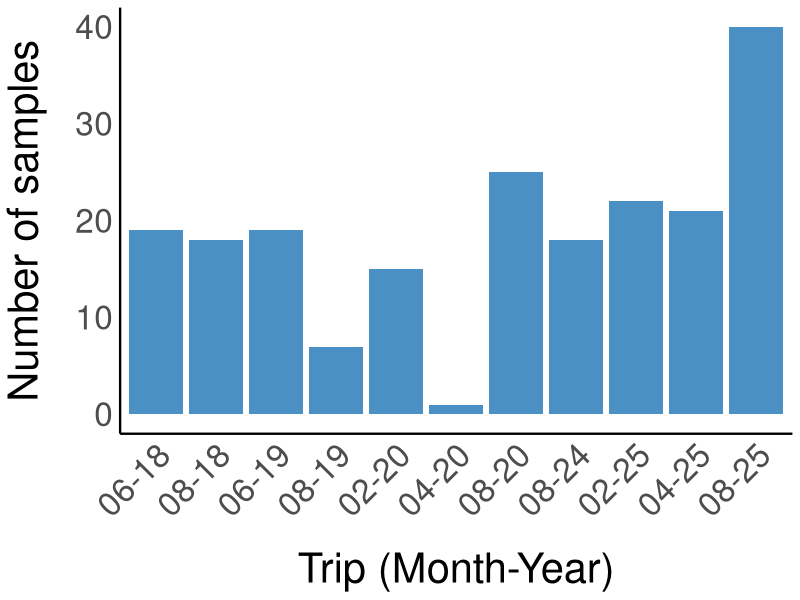
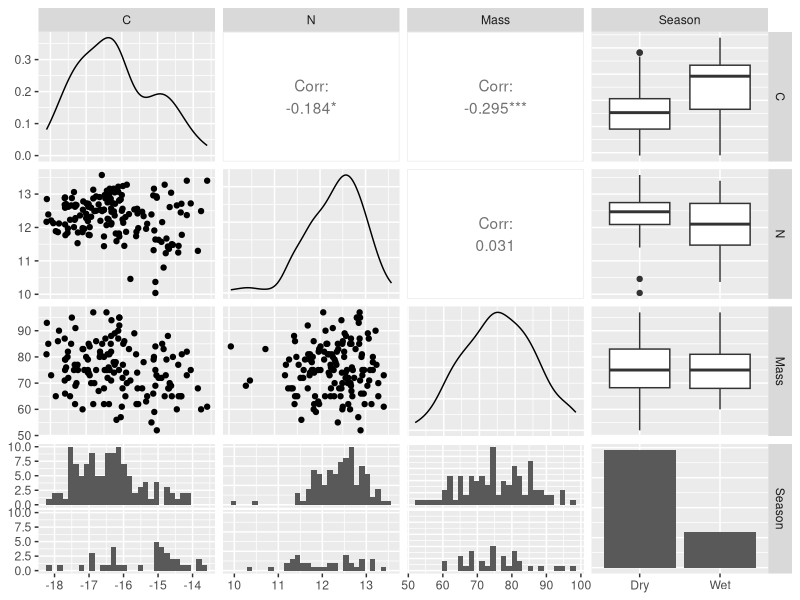
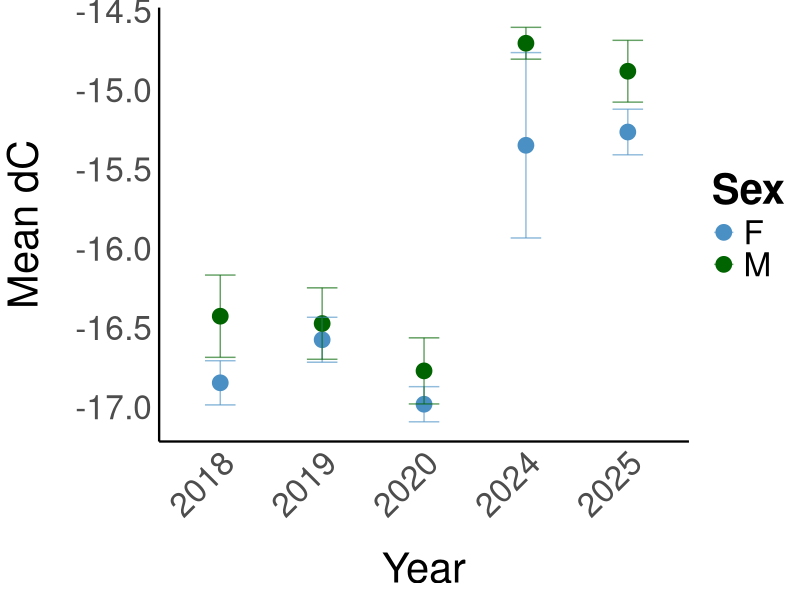
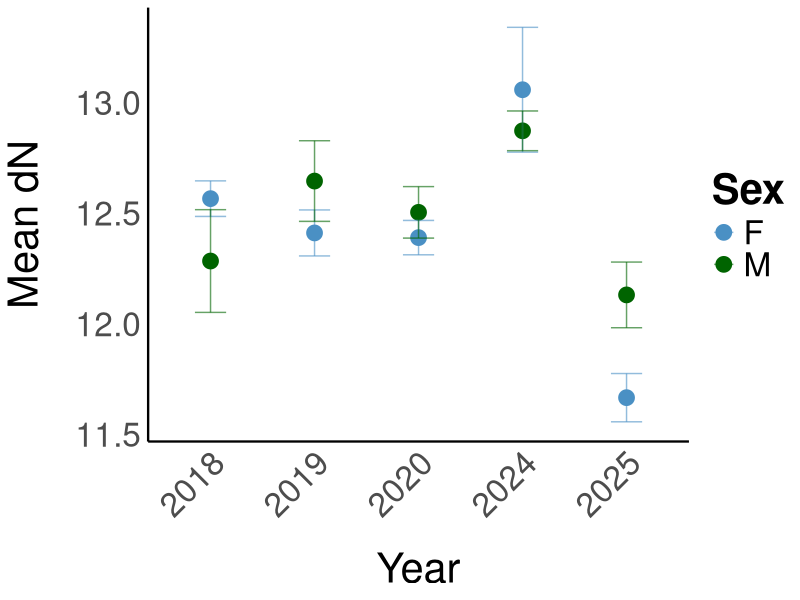
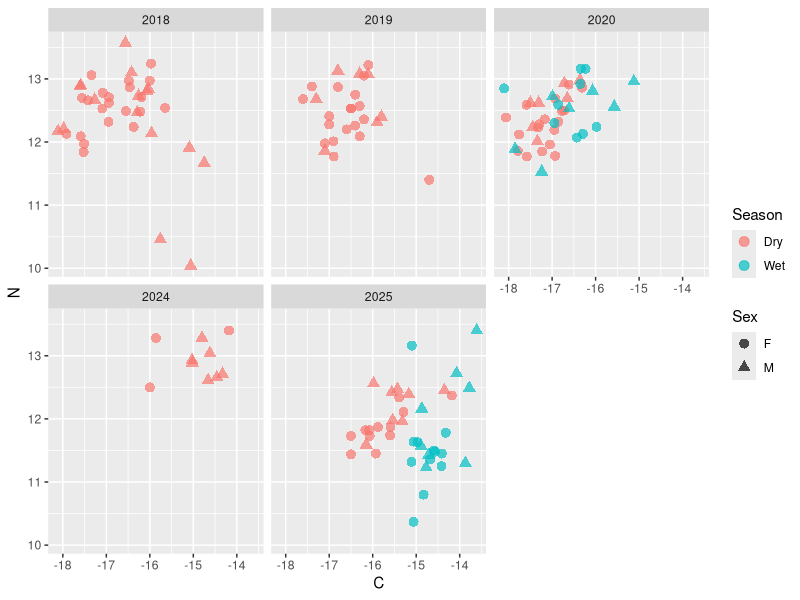
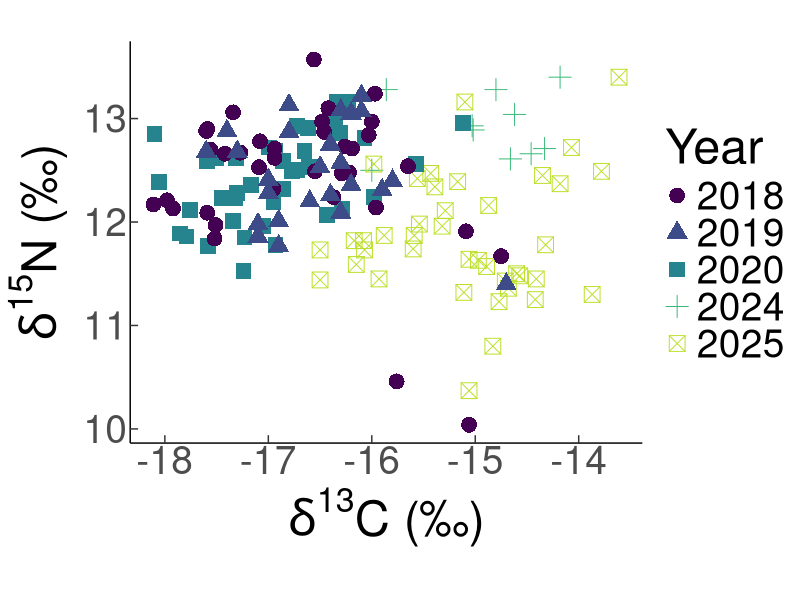
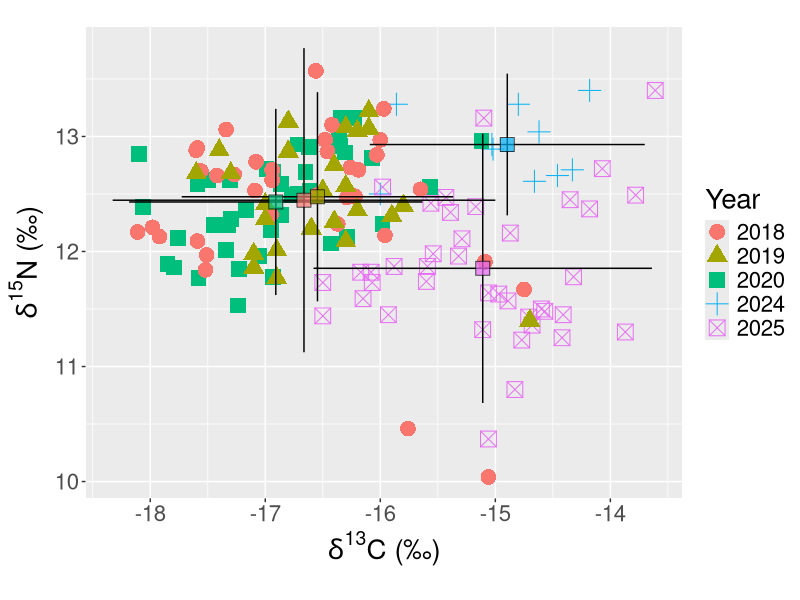
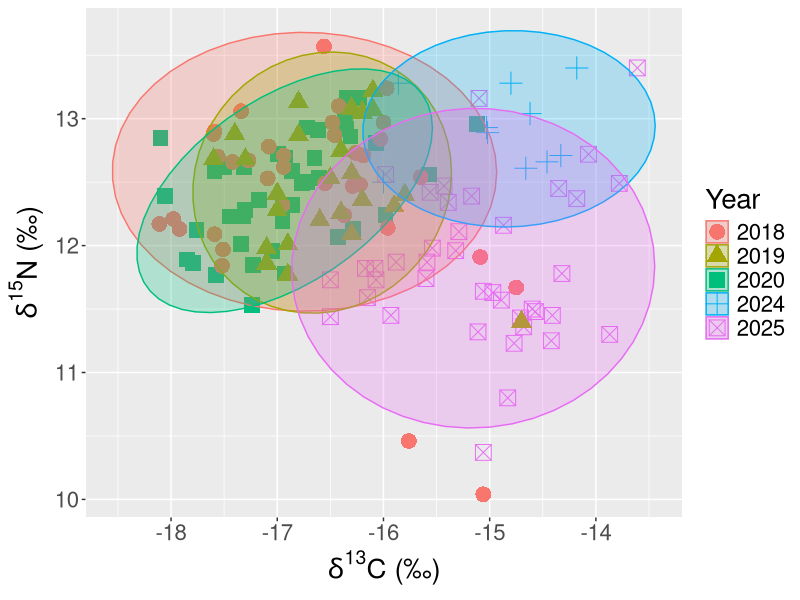

Here is the R script that generated these plots, in order:
## ---- chunk 1
#| include: false
library(patchwork)
library(broom)
library(tidyverse)
library(GGally)

my_theme <- theme_minimal() +
  theme(
    axis.title.x = element_text(size = 30, margin = margin(t = 20)),
    axis.title.y = element_text(size = 30, margin = margin(r = 20)),
    axis.text.x = element_text(size = 24),
    axis.text.y = element_text(size = 24),
    panel.grid.major = element_blank(),
    panel.grid.minor = element_blank(),
    panel.background = element_blank(),
    plot.background = element_blank(),
    legend.title = element_text(size = 30, face = "bold"),
    legend.text = element_text(size = 24),
    strip.text = element_text(size = 30, face = "bold"),
    axis.line = element_line(colour = "black", linewidth = 0.8)) 

cbf <- c("orange", "#56B4E9", "#009E73", "#F0E442","pink")

## ---- chunk 2
#| echo: true
lab_outputs<-read.csv("Lab_outputs.csv",header=TRUE)
head(lab_outputs)
lab_outputs <- lab_outputs[, 1:(ncol(lab_outputs) - 4)]

metadata<-read.csv("Metadata.csv",header=TRUE)
metadata <- metadata[, 1:(ncol(metadata) - 88)]
metadata <- metadata %>%
  mutate(Turtle_ID = row_number())

lab_outputs <- lab_outputs %>%
  mutate(Sample_ID = case_when(
    Sample_type == "Blood" ~ sub("^RBC([0-9]+)[a-zA-Z]$", "\\1", Sample_name), 
    Sample_type == "Skin"  ~ Sample_name,                       
    TRUE ~ Sample_name
  ))
head(lab_outputs)

blood_labs <- lab_outputs %>%
  filter(Sample_type == "Blood") %>%
  mutate(Sample_ID = as.integer(Sample_ID)) %>%
  left_join(metadata %>% select(Blood_RB, Sex, Life_stage, Date, Mass, Adipose_perc,Turtle_ID),
            by = c("Sample_ID" = "Blood_RB")) %>%
  mutate(Sample_ID = as.character(Sample_ID))

skin_labs <- lab_outputs %>%
  filter(Sample_type == "Skin") %>%
  left_join(metadata %>% select(Biopsy_no, Genetics_no, Sex, Life_stage, Date, Mass,Adipose_perc,Turtle_ID) %>%
              pivot_longer(c(Biopsy_no, Genetics_no), values_to = "Sample_ID") %>%
              select(-name),
            by = "Sample_ID")

SIA_full <- bind_rows(blood_labs, skin_labs) %>%
  select(-Sample_ID)

SIA_full <- SIA_full %>%
  mutate(
    Month = month(Date),
    Season = if_else(Month %in% 11:12 | Month %in% 1:4, "Wet", "Dry")
  )
SIA_full$Date <- as.Date(SIA_full$Date, format = "%d/%m/%Y")
SIA_full$Year <- year(SIA_full$Date)
SIA_full$Year <- as.factor(SIA_full$Year)
SIA_full <- SIA_full %>%
  mutate(Mass = as.numeric(Mass))

head(SIA_full)
## ---- chunk 3
SIA_full %>%
  group_by(Sample_type, Sex, Season) %>%
  summarise(
    mean_C = round(mean(C, na.rm = TRUE), 2),
    sd_C   = round(sd(C, na.rm = TRUE), 2),
    mean_N = round(mean(N, na.rm = TRUE), 2),
    sd_N   = round(sd(N, na.rm = TRUE), 2),
    n      = n(),
    .groups = "drop"
  )
## ---- chunk 4

SIA_full <- SIA_full %>%
  mutate(Month_Year = format(Date, "%m-%y")) %>%
  mutate(Month_Year = factor(Month_Year, levels = unique(Month_Year[order(Date)])))
SIA_full %>%
  ggplot(aes(x = Month_Year)) +
  geom_bar(fill = "#4A90C4") +
  labs(
    x = "Trip (Month-Year)",
    y = "Number of samples"
  ) +
  my_theme +
  theme(axis.text.x = element_text(angle = 45, hjust = 1))
## ---- chunk 5
#| echo: true

SIA_biopsy<-SIA_full[SIA_full$Sample_type=="Skin",]
## ---- chunk 6
SIA_biopsy %>%
  select(C, N, Mass, Season) %>%
  ggpairs()
## ---- chunk 7
SIA_biopsy %>%
  group_by(Year, Sex) %>%
  summarise(mean_C = mean(C, na.rm = TRUE),
            se_C = sd(C, na.rm = TRUE) / sqrt(n()),
            n = n(),
            .groups = "drop") %>%
  ggplot(aes(x = Year, y = mean_C, colour = Sex, group = Sex)) +
  geom_point(size = 5) +
  geom_errorbar(aes(ymin = mean_C - se_C, ymax = mean_C + se_C), width = 0.3, alpha = 0.6)+
  scale_colour_manual(values = c("#4A90C4", "darkgreen")) +
  labs(
    x = "Year",
    y = "Mean dC",
    colour = "Sex"
  ) +
  my_theme + 
  theme(axis.text.x = element_text(angle = 45, hjust = 1))

SIA_biopsy %>%
  group_by(Year, Sex) %>%
  summarise(mean_N = mean(N, na.rm = TRUE),
            se_N = sd(N, na.rm = TRUE) / sqrt(n()),
            n = n(),
            .groups = "drop") %>%
  ggplot(aes(x = Year, y = mean_N, colour = Sex, group = Sex)) +
  geom_point(size = 5) +
  geom_errorbar(aes(ymin = mean_N - se_N, ymax = mean_N + se_N), width = 0.3, alpha = 0.6)+
  scale_colour_manual(values = c("#4A90C4", "darkgreen")) +  
  labs(
    x = "Year",
    y = "Mean dN",
    colour = "Sex"
  ) +
  my_theme + 
  theme(axis.text.x = element_text(angle = 45, hjust = 1))

## ---- chunk 8
#| echo: true
SIA_biopsy %>%
  ggplot(aes(x = C, y = N, colour = Season, shape = Sex)) +
  geom_point(size = 3, alpha = 0.7) +
  facet_wrap(~Year)

first.plot <- ggplot(data = SIA_biopsy, 
                   mapping = aes(x = C, 
                                 y = N)) + 
  geom_point(aes(color = Year, shape = Year), size = 5) +
  ylab(expression(paste(delta^{15}, "N (\u2030)"))) +
  xlab(expression(paste(delta^{13}, "C (\u2030)"))) + 
  theme(text = element_text(size=20))

classic.first.plot <- first.plot + theme_classic() + 
  theme(text = element_text(size=35)) + 
  coord_equal() + 
  theme(axis.ticks.length = unit(-0.2, "cm")) +
  scale_colour_viridis_d(end = 0.9)
print(classic.first.plot)

fbmeans <- SIA_biopsy %>% 
  group_by(Year) %>% 
  summarise(count = n(),
            mC = mean(C), 
            sdC = sd(C), 
            mN = mean(N), 
            sdN = sd(N) )
print(fbmeans)

second.plot <- first.plot + 
  geom_errorbar(data = fbmeans, 
                mapping = aes(x = mC, y = mN,
                              ymin = mN - 1.96*sdN, 
                              ymax = mN + 1.96*sdN), 
                width = 0)+
  geom_errorbarh(data = fbmeans, 
                 mapping = aes(x = mC, y = mN,
                               xmin = mC - 1.96*sdC,
                               xmax = mC + 1.96*sdC),
                 height = 0) + 
  geom_point(data = fbmeans, aes(x = mC, 
                                 y = mN,
                                 fill = Year), 
             color = "black", shape = 22, size = 5,
             alpha = 0.7, show.legend = FALSE) + 
  coord_equal()
print(second.plot)

p.ell <- 0.95

ellipse.plot3 <- first.plot + 
  stat_ellipse(aes(group =Year, 
                   fill = Year, 
                   color = Year), 
               alpha = 0.25, 
               level = p.ell,
               type = "t",
               geom = "polygon")
print(ellipse.plot3)
## ---- chunk 9
#| echo: true
first.plot <- ggplot(data = SIA_biopsy, 
                   mapping = aes(x = C, 
                                 y = N)) + 
  geom_point(aes(color = Sex, shape = Sex), size = 5) +
  ylab(expression(paste(delta^{15}, "N (\u2030)"))) +
  xlab(expression(paste(delta^{13}, "C (\u2030)"))) + 
  theme(text = element_text(size=20))

classic.first.plot <- first.plot + theme_classic() + 
  theme(text = element_text(size=35)) + 
  coord_equal() + 
  theme(axis.ticks.length = unit(-0.2, "cm")) +
  scale_colour_viridis_d(end = 0.9)
print(classic.first.plot)

fbmeans <- SIA_biopsy %>% 
  group_by(Sex) %>% 
  summarise(count = n(),
            mC = mean(C), 
            sdC = sd(C), 
            mN = mean(N), 
            sdN = sd(N) )
print(fbmeans)

second.plot <- first.plot + 
  geom_errorbar(data = fbmeans, 
                mapping = aes(x = mC, y = mN,
                              ymin = mN - 1.96*sdN, 
                              ymax = mN + 1.96*sdN), 
                width = 0)+
  geom_errorbarh(data = fbmeans, 
                 mapping = aes(x = mC, y = mN,
                               xmin = mC - 1.96*sdC,
                               xmax = mC + 1.96*sdC),
                 height = 0) + 
  geom_point(data = fbmeans, aes(x = mC, 
                                 y = mN,
                                 fill = Sex), 
             color = "black", shape = 22, size = 5,
             alpha = 0.7, show.legend = FALSE) + 
  coord_equal()
print(second.plot)

p.ell <- 0.95

ellipse.plot3 <- first.plot + 
  stat_ellipse(aes(group =Sex, 
                   fill = Sex, 
                   color = Sex), 
               alpha = 0.25, 
               level = p.ell,
               type = "t",
               geom = "polygon")
print(ellipse.plot3)
## ---- chunk 10
#| echo: true
first.plot <- ggplot(data = SIA_biopsy, 
                   mapping = aes(x = C, 
                                 y = N)) + 
  geom_point(aes(color = Year), size = 5) +
  facet_wrap(~Sex)+
  ylab(expression(paste(delta^{15}, "N (\u2030)"))) +
  xlab(expression(paste(delta^{13}, "C (\u2030)"))) + 
  theme(text = element_text(size=20))

classic.first.plot <- first.plot + theme_classic() + 
  theme(text = element_text(size=35)) + 
  coord_equal() + 
  theme(axis.ticks.length = unit(-0.2, "cm")) +
  scale_colour_viridis_d(end = 0.9)
print(classic.first.plot)

fbmeans <- SIA_biopsy %>% 
  group_by(Year, Sex) %>% 
  summarise(count = n(),
            mC = mean(C), 
            sdC = sd(C), 
            mN = mean(N), 
            sdN = sd(N) )
print(fbmeans)

second.plot <- first.plot + 
  geom_errorbar(data = fbmeans, 
                mapping = aes(x = mC, y = mN,
                              ymin = mN - 1.96*sdN, 
                              ymax = mN + 1.96*sdN), 
                width = 0)+
  geom_errorbarh(data = fbmeans, 
                 mapping = aes(x = mC, y = mN,
                               xmin = mC - 1.96*sdC,
                               xmax = mC + 1.96*sdC),
                 height = 0) + 
  geom_point(data = fbmeans, aes(x = mC, 
                                 y = mN,
                                 fill = Year), 
             color = "black", shape = 22, size = 5,
             alpha = 0.7, show.legend = FALSE) + 
  coord_equal()
print(second.plot)

p.ell <- 0.95

ellipse.plot3 <- first.plot + 
  stat_ellipse(aes(group =Year, 
                   fill = Year, 
                   color = Year), 
               alpha = 0.25, 
               level = p.ell,
               type = "t",
               geom = "polygon")
print(ellipse.plot3)
## ---- chunk 11
#| echo: true
first.plot <- ggplot(data = SIA_biopsy, 
                   mapping = aes(x = C, 
                                 y = N)) + 
  geom_point(aes(color = Year, shape = Season), size = 5) +
  facet_wrap(~Sex)+
  ylab(expression(paste(delta^{15}, "N (\u2030)"))) +
  xlab(expression(paste(delta^{13}, "C (\u2030)"))) + 
  theme(text = element_text(size=20))

classic.first.plot <- first.plot + theme_classic() + 
  theme(text = element_text(size=35)) + 
  coord_equal() + 
  theme(axis.ticks.length = unit(-0.2, "cm")) +
  scale_colour_viridis_d(end = 0.9)
print(classic.first.plot)

fbmeans <- SIA_biopsy %>% 
  group_by(Year, Sex, Season) %>% 
  summarise(count = n(),
            mC = mean(C), 
            sdC = sd(C), 
            mN = mean(N), 
            sdN = sd(N) )
print(fbmeans)

second.plot <- first.plot + 
  geom_errorbar(data = fbmeans, 
                mapping = aes(x = mC, y = mN,
                              ymin = mN - 1.96*sdN, 
                              ymax = mN + 1.96*sdN), 
                width = 0)+
  geom_errorbarh(data = fbmeans, 
                 mapping = aes(x = mC, y = mN,
                               xmin = mC - 1.96*sdC,
                               xmax = mC + 1.96*sdC),
                 height = 0) + 
  geom_point(data = fbmeans, aes(x = mC, 
                                 y = mN,
                                 fill = Year, shape = Season), 
             color = "black", shape = 22, size = 5,
             alpha = 0.7, show.legend = FALSE) + 
  coord_equal()
print(second.plot)

p.ell <- 0.95

ellipse.plot3 <- first.plot + 
  stat_ellipse(aes(group =interaction(Year, Season), 
                   fill = Year, 
                   color = Year,
                   linetype = Season), 
               alpha = 0.25, 
               level = p.ell,
               type = "t",
               geom = "polygon")
print(ellipse.plot3)
## ---- chunk 12
#| echo: true
SIA_biopsy %>% count(Year, Sex, Season)

mC <- lm(C ~ Year + Sex + Season, data = SIA_biopsy)
summary(mC)

shapiro.test(resid(mC))

par(mfrow = c(2,2))
plot(mC)

mN <- lm(N ~ Year + Sex + Season, data = SIA_biopsy)
summary(mN)

shapiro.test(resid(mN))

plot(mN)

mC <- lm(C ~ Year + Sex, data = SIA_biopsy)
summary(mC)

shapiro.test(resid(mC))

par(mfrow = c(2,2))
plot(mC)

mN <- lm(N ~ Year + Sex, data = SIA_biopsy)
summary(mN)

shapiro.test(resid(mN))

plot(mN)
## ---- chunk 13
#| echo: true

SIA_biopsy %>%
  ggplot(aes(x = C, y = Mass)) +
  geom_point(size = 5)

SIA_biopsy %>%
  ggplot(aes(x = N, y = Mass)) +
  geom_point(size = 5)
## ---- chunk 14
#| echo: true

SIA_blood<-SIA_full[SIA_full$Sample_type=="Blood",]
## ---- chunk 15
SIA_blood %>%
  select(C, N, Mass, Season) %>%
  ggpairs()
## ---- chunk 16

SIA_blood %>%
  group_by(Month_Year, Sex) %>%
  summarise(mean_C = mean(C, na.rm = TRUE),
            se_C = sd(C, na.rm = TRUE) / sqrt(n()),
            n = n(),
            .groups = "drop") %>%
  ggplot(aes(x = Month_Year, y = mean_C, colour = Sex, group = Sex)) +
  geom_point(size = 5) +
  geom_errorbar(aes(ymin = mean_C - se_C, ymax = mean_C + se_C), width = 0.3, alpha = 0.6)+
  scale_colour_manual(values = c("#4A90C4", "darkgreen")) +
  labs(
    x = "Month-Year",
    y = "Mean dC",
    colour = "Sex"
  ) +
  my_theme + 
  theme(axis.text.x = element_text(angle = 45, hjust = 1))

SIA_blood %>%
  group_by(Month_Year, Sex) %>%
  summarise(mean_N = mean(N, na.rm = TRUE),
            se_N = sd(N, na.rm = TRUE) / sqrt(n()),
            n = n(),
            .groups = "drop") %>%
  ggplot(aes(x = Month_Year, y = mean_N, colour = Sex, group = Sex)) +
  geom_point(size = 5) +
  geom_errorbar(aes(ymin = mean_N - se_N, ymax = mean_N + se_N), width = 0.3, alpha = 0.6)+
  scale_colour_manual(values = c("#4A90C4", "darkgreen")) +  
  labs(
    x = "Month-Year",
    y = "Mean dN",
    colour = "Sex"
  ) +
  my_theme + 
  theme(axis.text.x = element_text(angle = 45, hjust = 1))

## ---- chunk 17
#| echo: true
SIA_blood %>%
  ggplot(aes(x = C, y = N, colour = Season, shape = Season)) +
  geom_point(size = 3, alpha = 0.7) +
  facet_wrap(~Season)

first.plot <- ggplot(data = SIA_blood, 
                   mapping = aes(x = C, 
                                 y = N)) + 
  geom_point(aes(color = Season, shape = Season), size = 5) +
  ylab(expression(paste(delta^{15}, "N (\u2030)"))) +
  xlab(expression(paste(delta^{13}, "C (\u2030)"))) + 
  theme(text = element_text(size=20))

classic.first.plot <- first.plot + theme_classic() + 
  theme(text = element_text(size=35)) + 
  coord_equal() + 
  theme(axis.ticks.length = unit(-0.2, "cm")) +
  scale_colour_viridis_d(end = 0.9)
print(classic.first.plot)

fbmeans <- SIA_blood %>% 
  group_by(Season) %>% 
  summarise(count = n(),
            mC = mean(C), 
            sdC = sd(C), 
            mN = mean(N), 
            sdN = sd(N) )
print(fbmeans)

second.plot <- first.plot + 
  geom_errorbar(data = fbmeans, 
                mapping = aes(x = mC, y = mN,
                              ymin = mN - 1.96*sdN, 
                              ymax = mN + 1.96*sdN), 
                width = 0)+
  geom_errorbarh(data = fbmeans, 
                 mapping = aes(x = mC, y = mN,
                               xmin = mC - 1.96*sdC,
                               xmax = mC + 1.96*sdC),
                 height = 0) + 
  geom_point(data = fbmeans, aes(x = mC, 
                                 y = mN,
                                 fill = Season), 
             color = "black", shape = 22, size = 5,
             alpha = 0.7, show.legend = FALSE) + 
  coord_equal()
print(second.plot)

p.ell <- 0.95

ellipse.plot3 <- first.plot + 
  stat_ellipse(aes(group =Season, 
                   fill = Season, 
                   color = Season), 
               alpha = 0.25, 
               level = p.ell,
               type = "t",
               geom = "polygon")
print(ellipse.plot3)
## ---- chunk 18
#| echo: true
first.plot <- ggplot(data = SIA_blood, 
                   mapping = aes(x = C, 
                                 y = N)) + 
  geom_point(aes(color = Sex, shape = Sex), size = 5) +
  ylab(expression(paste(delta^{15}, "N (\u2030)"))) +
  xlab(expression(paste(delta^{13}, "C (\u2030)"))) + 
  theme(text = element_text(size=20))

classic.first.plot <- first.plot + theme_classic() + 
  theme(text = element_text(size=35)) + 
  coord_equal() + 
  theme(axis.ticks.length = unit(-0.2, "cm")) +
  scale_colour_viridis_d(end = 0.9)
print(classic.first.plot)

fbmeans <- SIA_blood %>% 
  group_by(Sex) %>% 
  summarise(count = n(),
            mC = mean(C), 
            sdC = sd(C), 
            mN = mean(N), 
            sdN = sd(N) )
print(fbmeans)

second.plot <- first.plot + 
  geom_errorbar(data = fbmeans, 
                mapping = aes(x = mC, y = mN,
                              ymin = mN - 1.96*sdN, 
                              ymax = mN + 1.96*sdN), 
                width = 0)+
  geom_errorbarh(data = fbmeans, 
                 mapping = aes(x = mC, y = mN,
                               xmin = mC - 1.96*sdC,
                               xmax = mC + 1.96*sdC),
                 height = 0) + 
  geom_point(data = fbmeans, aes(x = mC, 
                                 y = mN,
                                 fill = Sex), 
             color = "black", shape = 22, size = 5,
             alpha = 0.7, show.legend = FALSE) + 
  coord_equal()
print(second.plot)

p.ell <- 0.95

ellipse.plot3 <- first.plot + 
  stat_ellipse(aes(group =Sex, 
                   fill = Sex, 
                   color = Sex), 
               alpha = 0.25, 
               level = p.ell,
               type = "t",
               geom = "polygon")
print(ellipse.plot3)
## ---- chunk 19
#| echo: true
first.plot <- ggplot(data = SIA_blood, 
                   mapping = aes(x = C, 
                                 y = N)) + 
  geom_point(aes(color = Season), size = 5) +
  facet_wrap(~Sex)+
  ylab(expression(paste(delta^{15}, "N (\u2030)"))) +
  xlab(expression(paste(delta^{13}, "C (\u2030)"))) + 
  theme(text = element_text(size=20))

classic.first.plot <- first.plot + theme_classic() + 
  theme(text = element_text(size=35)) + 
  coord_equal() + 
  theme(axis.ticks.length = unit(-0.2, "cm")) +
  scale_colour_viridis_d(end = 0.9)
print(classic.first.plot)

fbmeans <- SIA_biopsy %>% 
  group_by(Year, Sex) %>% 
  summarise(count = n(),
            mC = mean(C), 
            sdC = sd(C), 
            mN = mean(N), 
            sdN = sd(N) )
print(fbmeans)

second.plot <- first.plot + 
  geom_errorbar(data = fbmeans, 
                mapping = aes(x = mC, y = mN,
                              ymin = mN - 1.96*sdN, 
                              ymax = mN + 1.96*sdN), 
                width = 0)+
  geom_errorbarh(data = fbmeans, 
                 mapping = aes(x = mC, y = mN,
                               xmin = mC - 1.96*sdC,
                               xmax = mC + 1.96*sdC),
                 height = 0) + 
  geom_point(data = fbmeans, aes(x = mC, 
                                 y = mN,
                                 fill = Year), 
             color = "black", shape = 22, size = 5,
             alpha = 0.7, show.legend = FALSE) + 
  coord_equal()
print(second.plot)

p.ell <- 0.95

ellipse.plot3 <- first.plot + 
  stat_ellipse(aes(group =Year, 
                   fill = Year, 
                   color = Year), 
               alpha = 0.25, 
               level = p.ell,
               type = "t",
               geom = "polygon")
print(ellipse.plot3)
## ---- chunk 20
#| echo: true
first.plot <- ggplot(data = SIA_blood, 
                   mapping = aes(x = C, 
                                 y = N)) + 
  geom_point(aes(color = Month_Year), size = 5) +
  facet_wrap(~Sex)+
  ylab(expression(paste(delta^{15}, "N (\u2030)"))) +
  xlab(expression(paste(delta^{13}, "C (\u2030)"))) + 
  theme(text = element_text(size=20))

classic.first.plot <- first.plot + theme_classic() + 
  theme(text = element_text(size=35)) + 
  coord_equal() + 
  theme(axis.ticks.length = unit(-0.2, "cm")) +
  scale_colour_viridis_d(end = 0.9)
print(classic.first.plot)

fbmeans <- SIA_blood %>% 
  group_by(Month_Year, Sex) %>% 
  summarise(count = n(),
            mC = mean(C), 
            sdC = sd(C), 
            mN = mean(N), 
            sdN = sd(N) )
print(fbmeans)

second.plot <- first.plot + 
  geom_errorbar(data = fbmeans, 
                mapping = aes(x = mC, y = mN,
                              ymin = mN - 1.96*sdN, 
                              ymax = mN + 1.96*sdN), 
                width = 0)+
  geom_errorbarh(data = fbmeans, 
                 mapping = aes(x = mC, y = mN,
                               xmin = mC - 1.96*sdC,
                               xmax = mC + 1.96*sdC),
                 height = 0) + 
  geom_point(data = fbmeans, aes(x = mC, 
                                 y = mN,
                                 fill = Month_Year), 
             color = "black", shape = 22, size = 5,
             alpha = 0.7, show.legend = FALSE) + 
  coord_equal()
print(second.plot)

p.ell <- 0.95

ellipse.plot3 <- first.plot + 
  stat_ellipse(aes(group = Month_Year, 
                   fill = Month_Year, 
                   color = Month_Year,
                   linetype = Month_Year), 
               alpha = 0.25, 
               level = p.ell,
               type = "t",
               geom = "polygon")
print(ellipse.plot3)
## ---- chunk 21
#| echo: true
SIA_blood %>% count(Year, Sex, Season)

mC <- lm(C ~ Year + Sex + Season, data = SIA_blood)
summary(mC)

shapiro.test(resid(mC))

par(mfrow = c(2,2))
plot(mC)

mN <- lm(N ~ Year + Sex + Season, data = SIA_blood)
summary(mN)

shapiro.test(resid(mN))

plot(mN)

## ---- chunk 22
#| echo: true

SIA_blood %>%
  ggplot(aes(x = C, y = Mass)) +
  geom_point(size = 5)

SIA_blood %>%
  ggplot(aes(x = N, y = Mass)) +
  geom_point(size = 5)

summary(lm(C ~ Mass + Season, data = SIA_blood))
summary(lm(N ~ Mass +  Season, data = SIA_blood))

#Significant effect of mass for nitrogen, both significant when you take out sex

SIA_blood %>%
  ggplot(aes(x = C, y = Adipose_perc)) +
  geom_point(size = 5)

SIA_blood %>%
  ggplot(aes(x = N, y = Adipose_perc)) +
  geom_point(size = 5)

summary(lm(C ~ Adipose_perc + Sex, data = SIA_blood))
summary(lm(N ~ Adipose_perc +  Sex, data = SIA_blood))
## ---- chunk 23
paired_ids <- SIA_full %>%
  group_by(Turtle_ID) %>%
  summarise(has_skin = any(Sample_type == "Skin"),
            has_blood = any(Sample_type == "Blood")) %>%
  filter(has_skin & has_blood) %>%
  pull(Turtle_ID)

SIA_both <- SIA_full %>%
  filter(Turtle_ID %in% paired_ids)

n_distinct(SIA_both$Turtle_ID)

head(SIA_both)

#TDFS

discrim <- tribble(
  ~Sample_type, ~Isotope, ~TDF, ~TDF_sd,
  "Blood", "C", 0.46, 0.35,
  "Blood", "N", 1.49, 0.76,
  "Skin",  "C", 2.26, 0.61,
  "Skin",  "N", 1.85, 0.50
)

SIA_both_corrected <- SIA_both %>%
  left_join(discrim %>% filter(Isotope == "C") %>% select(Sample_type, TDF_C = TDF), by = "Sample_type") %>%
  left_join(discrim %>% filter(Isotope == "N") %>% select(Sample_type, TDF_N = TDF), by = "Sample_type") %>%
  mutate(C_diet = C - TDF_C,
         N_diet = N - TDF_N)

SIA_both_long <- SIA_both_corrected %>%
  select(Turtle_ID, Sample_type, C, N) %>%
  pivot_longer(cols = c(C, N), names_to = "Isotope", values_to = "Value") %>%
  mutate(Sample_type = factor(Sample_type, levels = c("Blood", "Skin")))

ggplot(SIA_both_long, aes(x = Sample_type, y = Value, group = Turtle_ID)) +
  geom_line(alpha = 0.3, colour = "grey40") +
  geom_point(aes(colour = Sample_type), size = 4, alpha = 0.8) +
  facet_wrap(~Isotope, scales = "free_y", 
             labeller = as_labeller(c(C = "δ13C (‰)", N = "δ15N (‰)"))) +
  scale_colour_manual(values = c("#4A90C4", "darkgreen")) +
  labs(x = "Tissue", y = NULL, colour = "Tissue") +
  my_theme


#48 individuals with both biopsy and bloods

first.plot <- ggplot(data = SIA_both_corrected, 
                   mapping = aes(x = C_diet, y = N_diet)) + 
  geom_point(aes(color = Sample_type), size = 5) +
  ylab(expression(paste(delta^{15}, "N (\u2030)"))) +
  xlab(expression(paste(delta^{13}, "C (\u2030)"))) + 
  theme(text = element_text(size = 20))

classic.first.plot <- first.plot + theme_classic() + 
  theme(text = element_text(size = 35)) + 
  coord_equal() + 
  theme(axis.ticks.length = unit(-0.2, "cm")) +
  scale_colour_manual(values = c("#4A90C4", "darkgreen"))
print(classic.first.plot)

fbmeans <- SIA_both_corrected %>% 
  group_by(Sample_type) %>% 
  summarise(count = n(),
            mC = mean(C_diet), sdC = sd(C_diet), 
            mN = mean(N_diet), sdN = sd(N_diet))
print(fbmeans)

second.plot <- first.plot + 
  geom_errorbar(data = fbmeans, 
                mapping = aes(x = mC, y = mN,
                              ymin = mN - 1.96*sdN, 
                              ymax = mN + 1.96*sdN), 
                width = 0) +
  geom_errorbarh(data = fbmeans, 
                 mapping = aes(x = mC, y = mN,
                               xmin = mC - 1.96*sdC,
                               xmax = mC + 1.96*sdC),
                 height = 0) + 
  geom_point(data = fbmeans, aes(x = mC, y = mN, fill = Sample_type), 
             color = "black", shape = 22, size = 6,
             alpha = 0.9, show.legend = FALSE) + 
  coord_equal()
print(second.plot)

ellipse.plot3 <- first.plot + 
  stat_ellipse(aes(group = Sample_type, 
                   fill = Sample_type, 
                   color = Sample_type), 
               alpha = 0.25, 
               level = p.ell,
               type = "t",
               geom = "polygon") +
  coord_equal()
print(ellipse.plot3)
